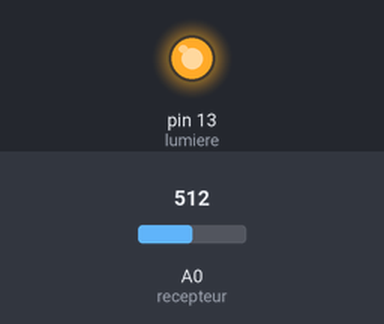
Recording of a sketch running on a simulated Arduino Uno, built with avr-gcc and run on an emulated ATmega328P. Shown: output pins drawn as LEDs (lit = HIGH). The test bench sets the inputs (shaded band); at power-on: A0 (recepteur) = 512.

Above: at 1.2 s.
1.3 s: A0 (recepteur) set to 495
At 1.9 s:
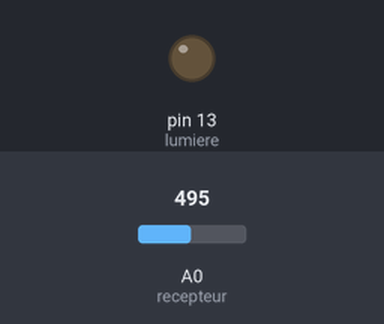
2.8 s: A0 (recepteur) set to 511
At 4.0 s:
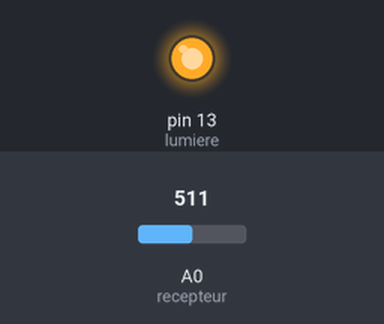
4.3 s: A0 (recepteur) set to 306
At 5.4 s:
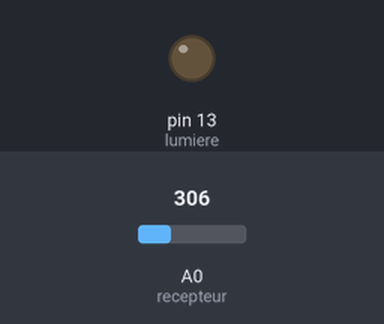
Timing chart, 0 to 7.3 s (numbered marks = the images above; inputs shaded):
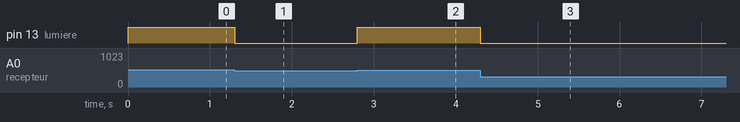

The sketch:

LED_photovoltaique.ino
```cpp
/*
Activation ou desactivation d'un DEL par la lumiere detecte par une autre DEL selon on seuil.
Ce code n'est fonctionnel que si la DEL emetrice n'influence pas la DEL qui capte l'intensite lumineuse.
Creer et imagine par Pascal Lafreniere (ATKProduductions Inc.) Vous êtes libres d'en faire ce que vous voulez.
*/

// Initialisation des variables

int recepteur = A0; // Pin de la DEL receptrice
int lumiere = 13; // Pin de la DEL emetrice

int maximum; // Reglage du maximum de sensibilite automatique
int minimum; // et du minimum.

int light; // Variable du niveaux de lumiere
int lightpourcent; // Variable de detection du niveau lumineux en pourcentage
int seuil = 20; // Seuil d'Activation en pourcentage

// Boucle d'initialisation

void setup() {

pinMode(recepteur, INPUT);
pinMode(lumiere, OUTPUT);

digitalWrite(lumiere, HIGH);

light = analogRead(recepteur); // Lecture du niveau lumineux
maximum = light + 1; // Minimum de la plage de lecture ( + 1 pour la stabilite )
minimum = light - 1; // Maximum de la plage de lecture ( - 1 pour la stabilite )

}

// Boucle principale

void loop() {

light = analogRead(recepteur); // Prise de mesure de l'intensite lumineuse

if (light > maximum) // Calibration automatique et en temp reel
maximum = light;
if (light < minimum)
minimum = light;

lightpourcent = map(light, minimum, maximum, 0, 100); // Mise a l'echelle du seuil minimum selon l'ajustement

if (lightpourcent > seuil) // Si la lumiere est plus grande que le seuil, eteindre la lumiere
digitalWrite(lumiere, HIGH);

if (lightpourcent < seuil) // Si la lumiere est plus faible que le seuil, allumer la lumiere
digitalWrite(lumiere, LOW);

}
```

Measured:
- the behaviour switches between 512 and 511 on A0 (recepteur) (found by bisection; images 0 and 1)
- after the input at 1.3 s, pin 13 (lumiere): HIGH → LOW at once
- after the input at 2.8 s, pin 13 (lumiere): LOW → HIGH at once
- after the input at 4.3 s, pin 13 (lumiere): HIGH → LOW at once
